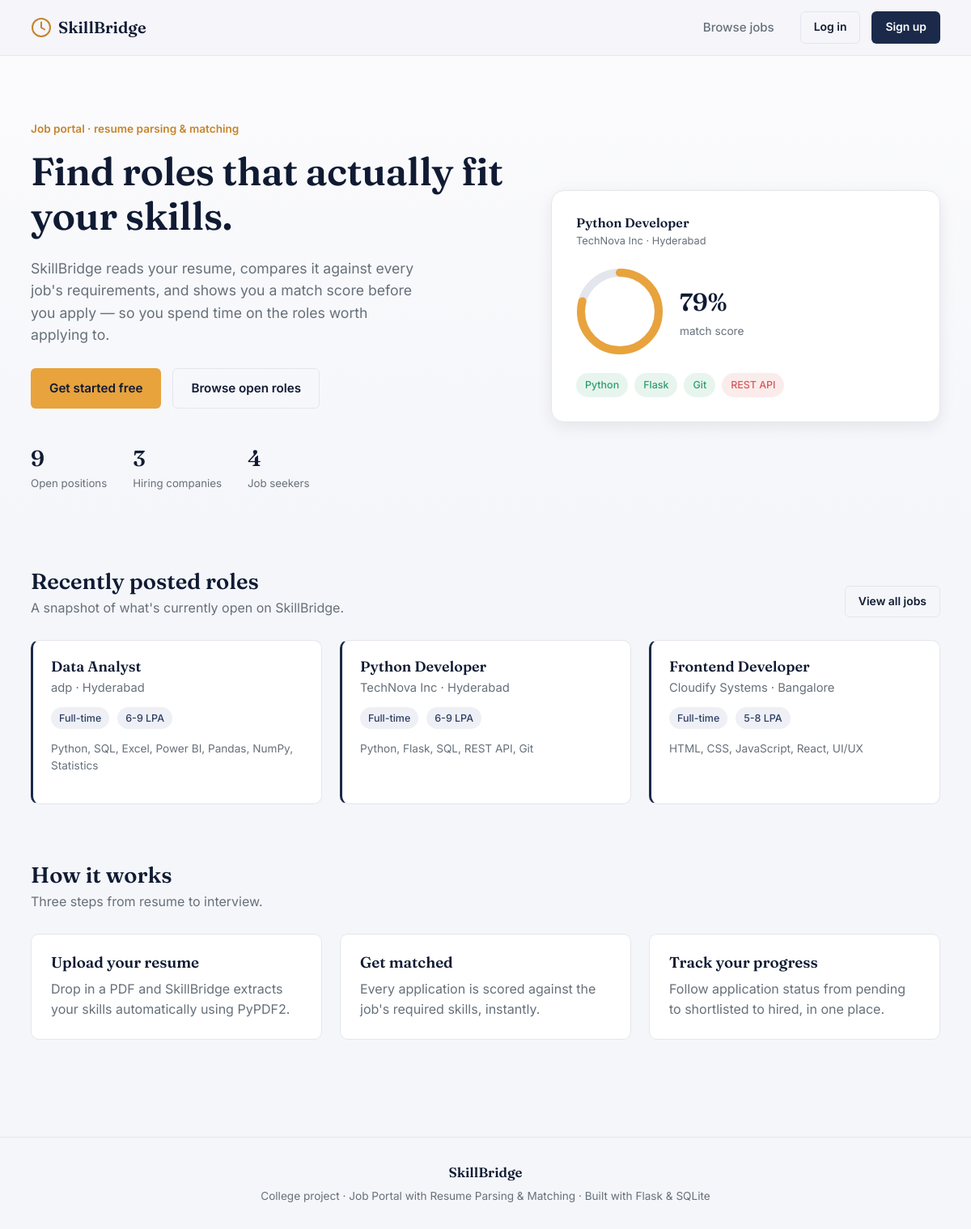
The page / on the database its author committed.
### tables this page shows
CREATE TABLE jobs (
    job_id           INTEGER PRIMARY KEY AUTOINCREMENT,
    recruiter_id     INTEGER NOT NULL,
    title            TEXT NOT NULL,
    company          TEXT NOT NULL,
    location         TEXT NOT NULL,
    job_type         TEXT NOT NULL CHECK (job_type IN ('Full-time','Part-time','Internship','Remote')),
    salary_range     TEXT,
    description      TEXT NOT NULL,
    skills_required  TEXT NOT NULL,            -- comma-separated
    posted_at        TIMESTAMP DEFAULT CURRENT_TIMESTAMP,
    FOREIGN KEY (recruiter_id) REFERENCES users(user_id) ON DELETE CASCADE
);

### app.py (the view)
@app.route("/")
def home():
    conn = get_db()
    stats = {
        "jobs": conn.execute(
            "SELECT COUNT(*) AS c FROM jobs"
        ).fetchone()["c"],
        "companies": conn.execute(
            """
            SELECT COUNT(DISTINCT company) AS c
            FROM jobs
            """
        ).fetchone()["c"],
        "seekers": conn.execute(
            """
            SELECT COUNT(*) AS c
            FROM users
            WHERE role = 'jobseeker'
            """
        ).fetchone()["c"]
    }
    featured_jobs = conn.execute(
        """
        SELECT *
        FROM jobs
        ORDER BY posted_at DESC
        LIMIT 3
        """
    ).fetchall()
    conn.close()
    return render_template(
        "index.html",
        stats=stats,
        featured_jobs=featured_jobs
    )

### app.py (called while the page is built, shortened)
def get_db():
    conn = sqlite3.connect(DATABASE)
    conn.row_factory = sqlite3.Row
    conn.execute(
        "PRAGMA foreign_keys = ON"
    )
    return conn

def current_user():
    if "user_id" not in session:
        return None

@app.context_processor
def inject_user():
    return {
        "logged_in_user": current_user()
    }

### templates/index.html (shortened to what this page needs)
{% extends "base.html" %}
{% block content %}
<section class="hero">
  <div class="hero-inner">
    <div>
      <span class="hero-eyebrow">Job portal &middot; resume parsing &amp; matching</span>
      <h1>Find roles that actually fit your skills.</h1>
      <p class="lead">
        SkillBridge reads your resume, compares it against every job's requirements,
        and shows you a match score before you apply — so you spend time on the
        roles worth applying to.
      </p>
      <div class="hero-actions">
        <a href="{{ url_for('register') }}" class="btn btn-accent">Get started free</a>
        <a href="{{ url_for('jobs') }}" class="btn btn-ghost">Browse open roles</a>
      </div>
      <div class="hero-stats">
        <div class="hero-stat">
          <div class="num">{{ stats.jobs }}</div>
          <div class="label">Open positions</div>
        </div>
        <div class="hero-stat">
          <div class="num">{{ stats.companies }}</div>
          <div class="label">Hiring companies</div>
        </div>
        <div class="hero-stat">
          <div class="num">{{ stats.seekers }}</div>
          <div class="label">Job seekers</div>
        </div>
      </div>
    </div>
    <div class="match-card">
      <div class="match-card-top">
        <div>
          <h4>Python Developer</h4>
          <span>TechNova Inc &middot; Hyderabad</span>
        </div>
      </div>
      <div class="ring-wrap">
        <svg class="ring" viewBox="0 0 108 108" data-ring-score="79">
          <circle class="ring-bg" cx="54" cy="54" r="48"></circle>
          <circle class="ring-fg" cx="54" cy="54" r="48"></circle>
        </svg>
        <div class="ring-label">
          <div class="ring-percent">79%</div>
          <div class="ring-caption">match score</div>
        </div>
      </div>
      <div class="match-skill-row">
        <span class="chip">Python</span>
        <span class="chip">Flask</span>
        <span class="chip">Git</span>
        <span class="chip chip-missing">REST API</span>
      </div>
    </div>
  </div>
</section>
<section class="section-tight">
  <div class="container">
    <div class="section-head">
      <div>
        <h2>Recently posted roles</h2>
        <p>A snapshot of what's currently open on SkillBridge.</p>
      </div>
      <a href="{{ url_for('jobs') }}" class="btn btn-ghost btn-sm">View all jobs</a>
    </div>
    <div class="grid-3">
      {% for job in featured_jobs %}
      <a href="{{ url_for('job_details', job_id=job['job_id']) }}" class="job-card type-{{ job['job_type'] }}">
        <div class="job-card-top">
          <div>
            <h3>{{ job['title'] }}</h3>
            <div class="company">{{ job['company'] }} &middot; {{ job['location'] }}</div>
          </div>
        </div>
        <div class="job-meta">
          <span>{{ job['job_type'] }}</span>
          {% if job['salary_range'] %}<span>{{ job['salary_range'] }}</span>{% endif %}
        </div>
        <div class="skills-preview">{{ job['skills_required'] }}</div>
      </a>
      {% endfor %}
    </div>
  </div>
</section>
<section class="section-tight">
  <div class="container">
    <div class="section-head">
      <div>
        <h2>How it works</h2>
        <p>Three steps from resume to interview.</p>
      </div>
    </div>
    <div class="grid-3">
      <div class="panel">
        <h3>Upload your resume</h3>
        <p style="color:var(--muted); margin:0;">Drop in a PDF and SkillBridge extracts your skills automatically using PyPDF2.</p>
      </div>
      <div class="panel">
        <h3>Get matched</h3>
        <p style="color:var(--muted); margin:0;">Every application is scored against the job's required skills, instantly.</p>
      </div>
      <div class="panel">
        <h3>Track your progress</h3>
        <p style="color:var(--muted); margin:0;">Follow application status from pending to shortlisted to hired, in one place.</p>
      </div>
    </div>
  </div>
</section>
{% endblock %}

### rows shown on the page
jobs: title "Data Analyst", company "adp", location "Hyderabad", job_type "Full-time", salary_range "6-9 LPA", skills_required "Python, SQL, Excel, Power BI, Pandas, NumPy, Statistics"
jobs: title "Python Developer", company "TechNova Inc", location "Hyderabad", job_type "Full-time", salary_range "6-9 LPA", skills_required "Python, Flask, SQL, REST API, Git"
jobs: title "Frontend Developer", company "Cloudify Systems", location "Bangalore", job_type "Full-time", salary_range "5-8 LPA", skills_required "HTML, CSS, JavaScript, React, UI/UX"

### other values the page prints
{{ stats.jobs }} "9"
{{ stats.companies }} "3"
{{ stats.seekers }} "4"
